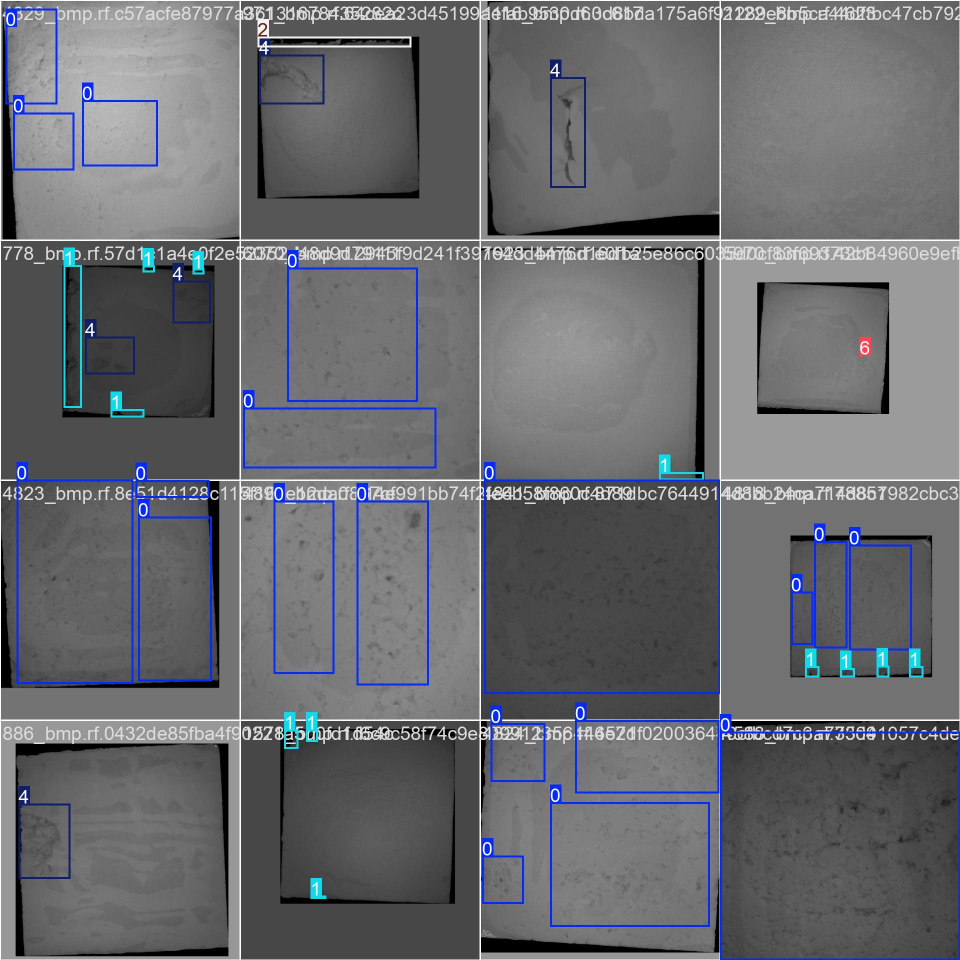
#> input picture minkyoung/yolov11n/7class_640_re_30/train_batch1340.jpg, 1920 x 1920 px, given as the content of the folder /home/ec2-user/SageMaker/7class_640_re/valid/images, which was not available (shown at 1/2 size)
$ jupyter execute check_folder_images.ipynb
#> lines starting #> are read from the running program, lines starting #| are printed output that depends on the picture
[cell 1]
import os
from PIL import Image
from IPython.display import display, clear_output

# 이미지가 저장된 폴더 경로
folder_path = '/home/ec2-user/SageMaker/7class_640_re/valid/images'

# 폴더 내 모든 이미지 파일 리스트 가져오기
image_files = [f for f in os.listdir(folder_path) if f.endswith(('.png', '.jpg', '.jpeg', '.bmp'))]

# 이미지 하나씩 표시하기
for image_file in image_files:
    # 이미지 경로
    image_path = os.path.join(folder_path, image_file)

    # 이미지 열기
    img = Image.open(image_path)
#> img is the input picture: PIL image 1920x1920 RGB; mean R, G, B 105.1, 106.7, 111.1

    # 이미지 크기를 절반으로 줄이기
    width, height = img.size
#> width = 1920; height = 1920
    resized_img = img.resize((width // 2, height // 2))
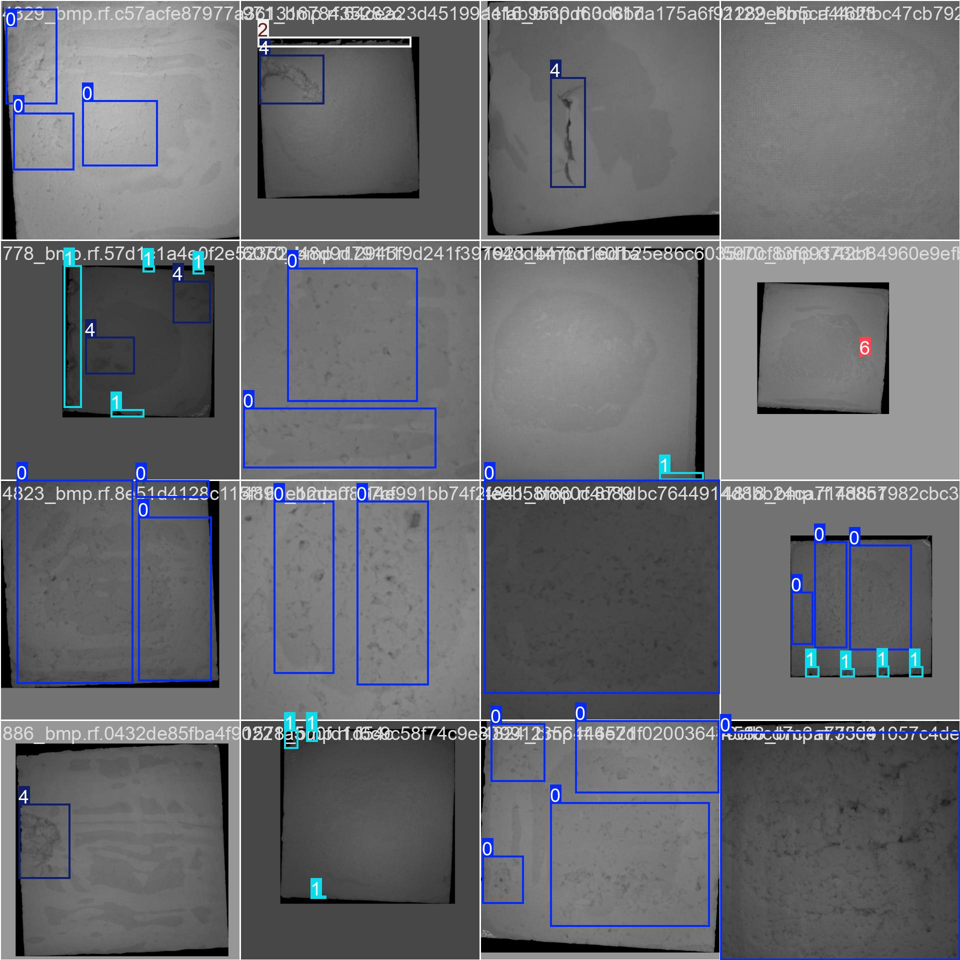
#> resized_img: PIL image 960x960 RGB; mean R, G, B 105.1, 106.7, 111.1

    # 출력 전에 기존 화면 지우기
    clear_output(wait=True)

    # 이미지와 파일명 출력
    print(f"File Name: {image_file}")
    display(resized_img)

    # 다음 이미지로 넘어가기 위해 입력 대기
    input("Press Enter to see the next image...")


$ run again, on minkyoung/yolov11n/7class_640_re_30/train_batch1341.jpg
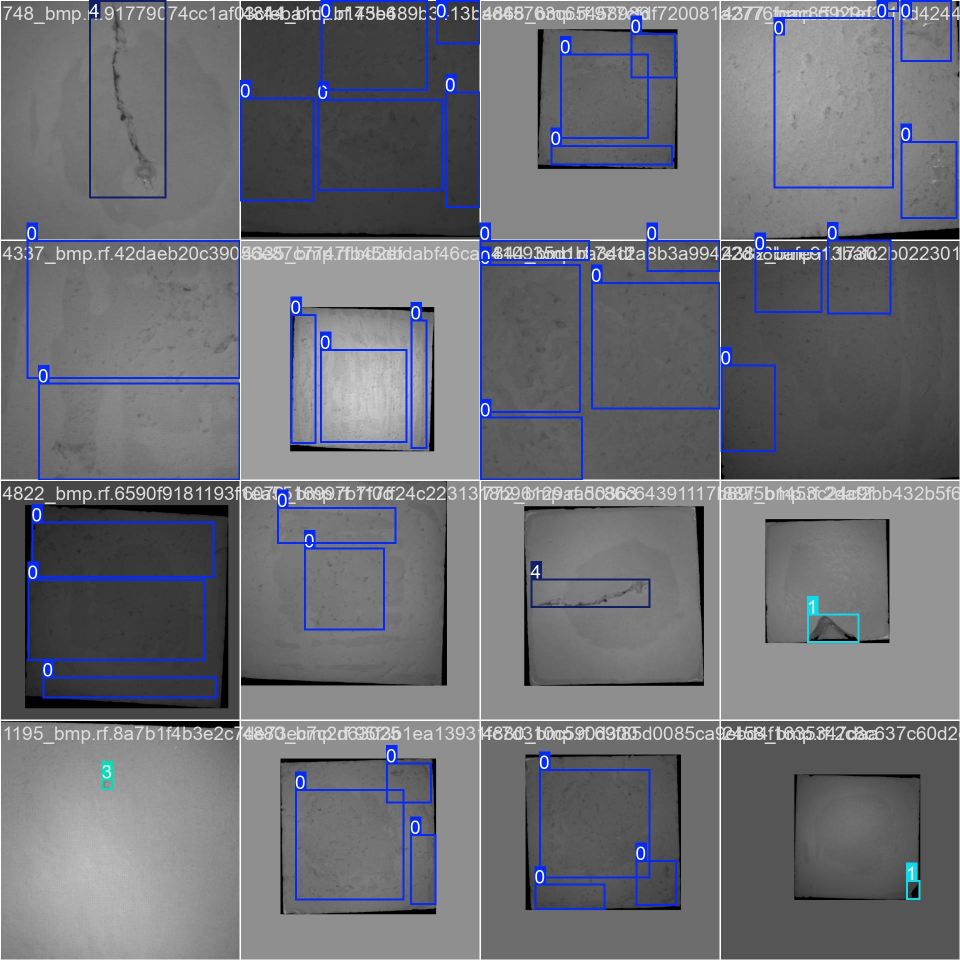
#> input picture minkyoung/yolov11n/7class_640_re_30/train_batch1341.jpg, 1920 x 1920 px, given as the content of the folder /home/ec2-user/SageMaker/7class_640_re/valid/images, which was not available (shown at 1/2 size)
#> img is the input picture: PIL image 1920x1920 RGB; mean R, G, B 110.7, 112.1, 118.7
#> `resized_img = img.resize((width // 2, height // 2))`:
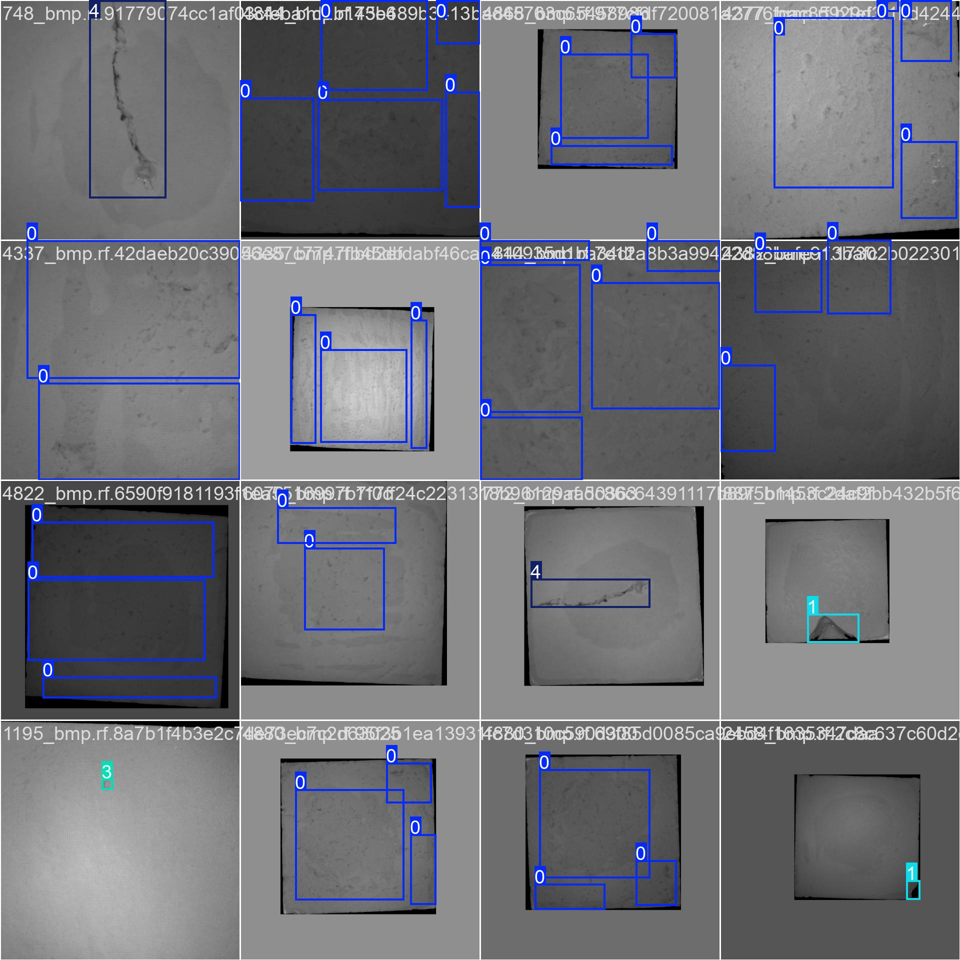
#> resized_img: PIL image 960x960 RGB; mean R, G, B 110.7, 112.1, 118.7

$ run again, on minkyoung/yolov11n/7class_640_re_30/train_batch1342.jpg
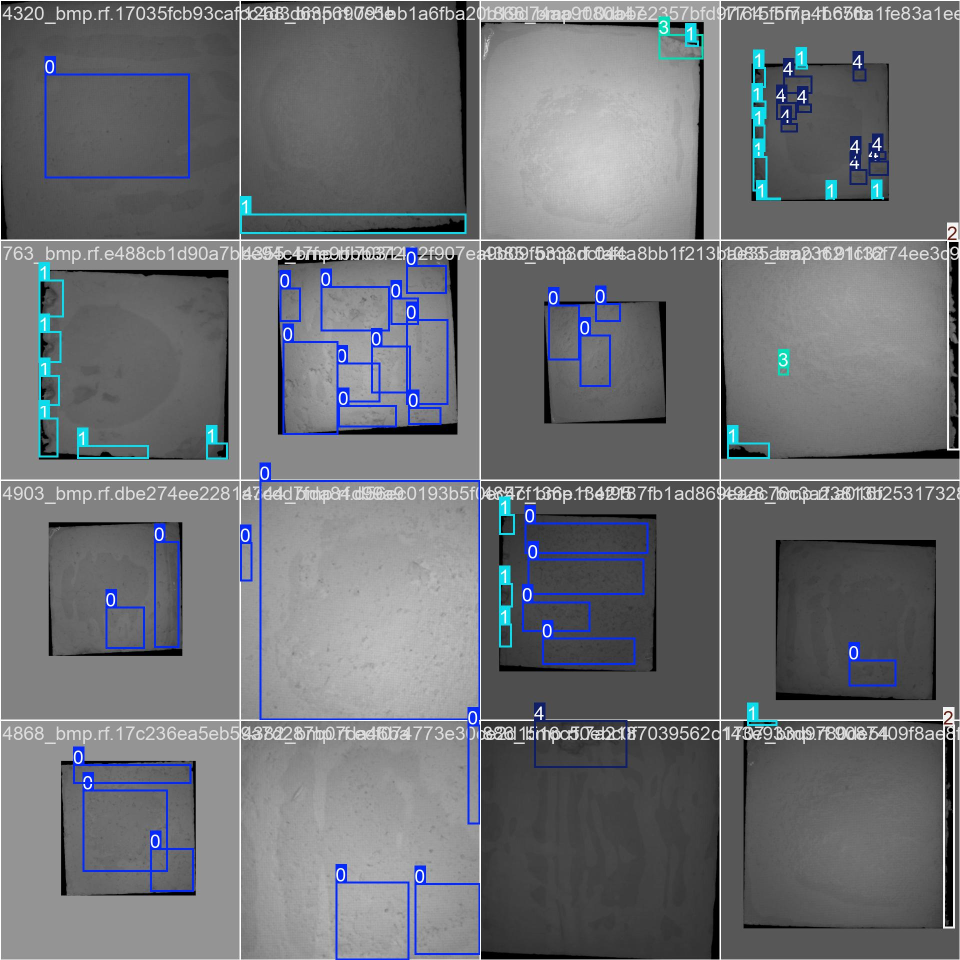
#> input picture minkyoung/yolov11n/7class_640_re_30/train_batch1342.jpg, 1920 x 1920 px, given as the content of the folder /home/ec2-user/SageMaker/7class_640_re/valid/images, which was not available (shown at 1/2 size)
#> img is the input picture: PIL image 1920x1920 RGB; mean R, G, B 110.5, 113, 117.2
#> `resized_img = img.resize((width // 2, height // 2))`:
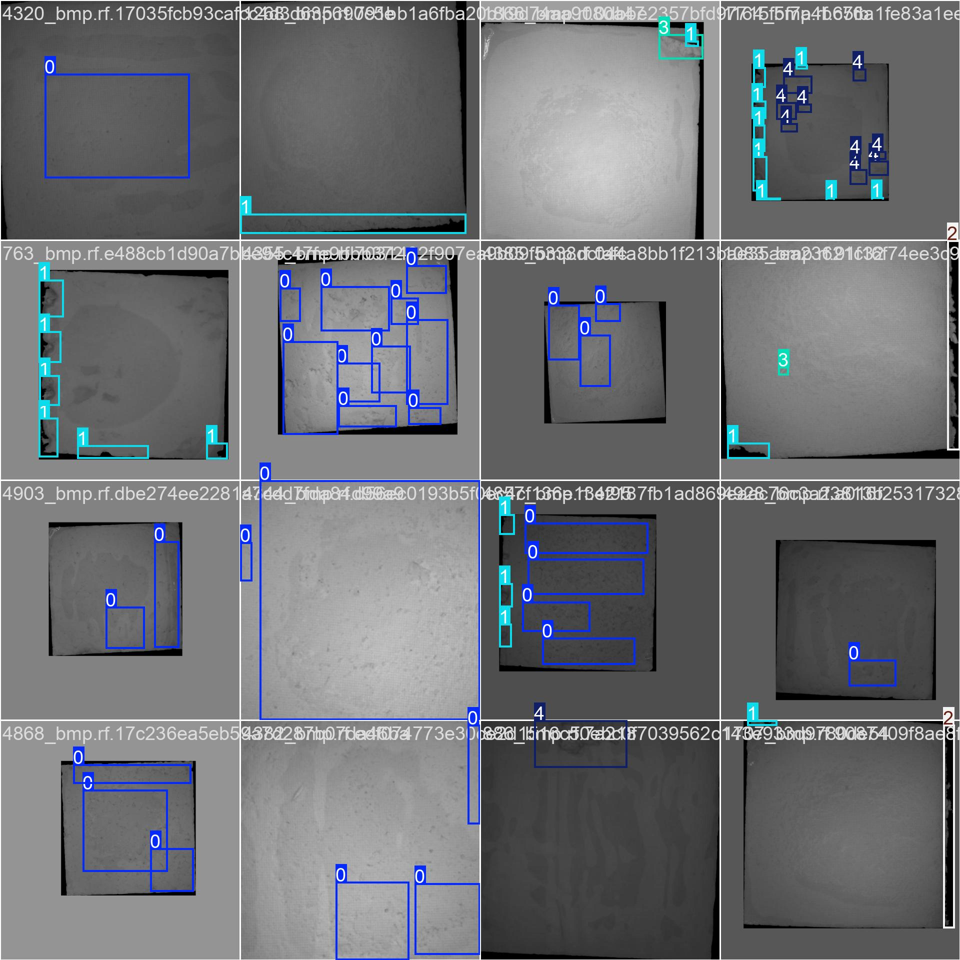
#> resized_img: PIL image 960x960 RGB; mean R, G, B 110.5, 113, 117.1
